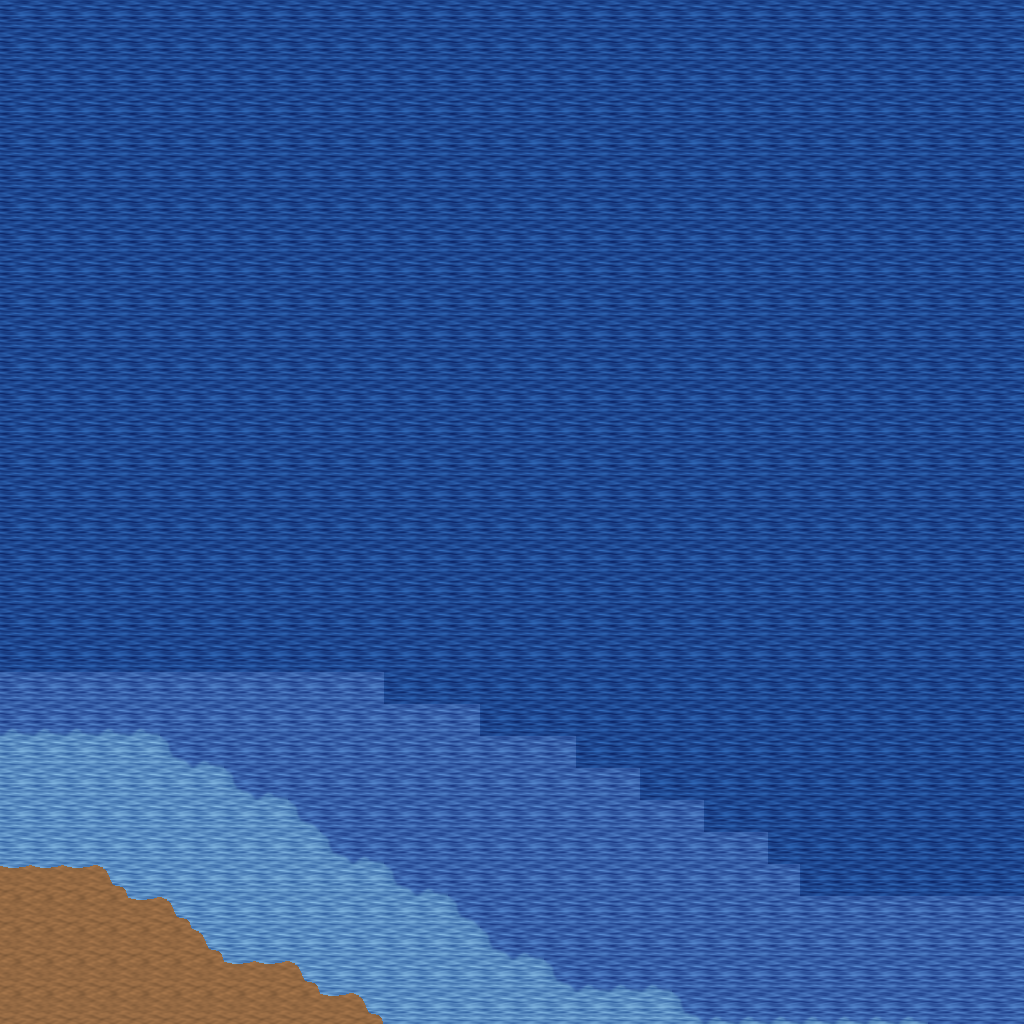

A level layout from a 2D game, rendered from its tile map. Below: a short description, then the map file with tile-grid data replaced by summaries:
An orthogonal 32x32 tile map with 32x32 px tiles, 5 tile layers (Ground, Objects, Objects2, Above, ...), 1 hidden layer not drawn, 35 tilesets.

<map version="1.10" tiledversion="1.11.0" orientation="orthogonal" renderorder="right-down" width="32" height="32" tilewidth="32" tileheight="32" infinite="0" nextlayerid="11" nextobjectid="1">
 <tileset firstgid="1" name="ground_ground" tilewidth="32" tileheight="32" tilecount="33" columns="3">
  <image source="../drawable/ground_ground.png" width="96" height="352" />
 </tileset>
 <tileset firstgid="34" name="ground_water_pool" tilewidth="32" tileheight="32" tilecount="72" columns="3">
  <image source="../drawable/ground_water_pool.png" width="96" height="768" />
 </tileset>
 <tileset firstgid="106" name="ground_water_pool_corners" tilewidth="32" tileheight="32" tilecount="72" columns="3">
  <image source="../drawable/ground_water_pool_corners.png" width="96" height="768" />
 </tileset>
 <tileset firstgid="178" name="ground_grass_edges" tilewidth="32" tileheight="32" tilecount="36" columns="12">
  <image source="../drawable/ground_grass_edges.png" width="384" height="96" />
 </tileset>
 <tileset firstgid="214" name="ground_grass_corners" tilewidth="32" tileheight="32" tilecount="24" columns="6">
  <image source="../drawable/ground_grass_corners.png" width="192" height="128" />
 </tileset>
 <tileset firstgid="238" name="plant_tree_palm_tree" tilewidth="32" tileheight="32" tilecount="6" columns="2">
  <image source="../drawable/plant_tree_palm_tree.png" width="64" height="96" />
 </tileset>
 <tileset firstgid="244" name="logic_creature_animal" tilewidth="32" tileheight="32" tilecount="32" columns="8">
  <image source="../drawable/logic_creature_animal.png" width="256" height="128" />
 </tileset>
 <tileset firstgid="276" name="logic_collision" tilewidth="32" tileheight="32" tilecount="1" columns="1">
  <image source="../drawable/logic_collision.png" width="32" height="32" />
 </tileset>
 <tileset firstgid="277" name="ground_ridge_earth_pale" tilewidth="32" tileheight="32" tilecount="96" columns="12">
  <image source="../drawable/ground_ridge_earth_pale.png" width="384" height="256" />
 </tileset>
 <tileset firstgid="373" name="object_tent" tilewidth="32" tileheight="32" tilecount="9" columns="3">
  <image source="../drawable/object_tent.png" width="96" height="96" />
 </tileset>
 <tileset firstgid="382" name="furniture_light_iron_lamp" tilewidth="32" tileheight="32" tilecount="3" columns="1">
  <image source="../drawable/furniture_light_iron_lamp.png" width="32" height="96" />
 </tileset>
 <tileset firstgid="385" name="furniture_light_flames" tilewidth="32" tileheight="32" tilecount="6" columns="6">
  <image source="../drawable/furniture_light_flames.png" width="192" height="32" />
 </tileset>
 <tileset firstgid="391" name="furniture_table_long_front_on_pale" tilewidth="32" tileheight="32" tilecount="3" columns="1">
  <image source="../drawable/furniture_table_long_front_on_pale.png" width="32" height="96" />
 </tileset>
 <tileset firstgid="394" name="furniture_chair_wooden_pale" tilewidth="32" tileheight="32" tilecount="4" columns="2">
  <image source="../drawable/furniture_chair_wooden_pale.png" width="64" height="64" />
 </tileset>
 <tileset firstgid="398" name="item_food_meals_1" tilewidth="32" tileheight="32" tilecount="2" columns="2">
  <image source="../drawable/item_food_meals_1.png" width="64" height="32" />
 </tileset>
 <tileset firstgid="400" name="item_drink_red_wine" tilewidth="32" tileheight="32" tilecount="4" columns="2">
  <image source="../drawable/item_drink_red_wine.png" width="64" height="64" />
 </tileset>
 <tileset firstgid="404" name="item_fishrods" tilewidth="32" tileheight="32" tilecount="12" columns="4">
  <image source="../drawable/item_fishrods.png" width="128" height="96" />
 </tileset>
 <tileset firstgid="416" name="building_wall_wood" tilewidth="32" tileheight="32" tilecount="16" columns="4">
  <image source="../drawable/building_wall_wood.png" width="128" height="128" />
 </tileset>
 <tileset firstgid="432" name="building_door_door_e" tilewidth="32" tileheight="32" tilecount="6" columns="2">
  <image source="../drawable/building_door_door_e.png" width="64" height="96" />
 </tileset>
 <tileset firstgid="438" name="building_door_door_w" tilewidth="32" tileheight="32" tilecount="6" columns="2">
  <image source="../drawable/building_door_door_w.png" width="64" height="96" />
 </tileset>
 <tileset firstgid="444" name="item_pot_barrel_tall" tilewidth="32" tileheight="32" tilecount="2" columns="1">
  <image source="../drawable/item_pot_barrel_tall.png" width="32" height="64" />
 </tileset>
 <tileset firstgid="446" name="building_fence_fence_chunky" tilewidth="32" tileheight="32" tilecount="21" columns="3">
  <image source="../drawable/building_fence_fence_chunky.png" width="96" height="224" />
 </tileset>
 <tileset firstgid="467" name="plant_bush_blue_green" tilewidth="32" tileheight="32" tilecount="1" columns="1">
  <image source="../drawable/plant_bush_blue_green.png" width="32" height="32" />
 </tileset>
 <tileset firstgid="468" name="logic_item_sheepfood" tilewidth="32" tileheight="32" tilecount="1" columns="1">
  <image source="../drawable/logic_item_sheepfood.png" width="32" height="32" />
 </tileset>
 <tileset firstgid="469" name="logic_creature_sheep" tilewidth="32" tileheight="32" tilecount="1" columns="1">
  <image source="../drawable/logic_creature_sheep.png" width="32" height="32" />
 </tileset>
 <tileset firstgid="470" name="logic_creature_amazon" tilewidth="32" tileheight="32" tilecount="16" columns="8">
  <image source="../drawable/logic_creature_amazon.png" width="256" height="64" />
 </tileset>
 <tileset firstgid="486" name="logic_item_fruits" tilewidth="32" tileheight="32" tilecount="16" columns="8">
  <image source="../drawable/logic_item_fruits.png" width="256" height="64" />
 </tileset>
 <tileset firstgid="502" name="plant_pineapple_plant" tilewidth="32" tileheight="32" tilecount="6" columns="2">
  <image source="../drawable/plant_pineapple_plant.png" width="64" height="96" />
 </tileset>
 <tileset firstgid="508" name="logic_portal" tilewidth="32" tileheight="32" tilecount="24" columns="8">
  <image source="../drawable/logic_portal.png" width="256" height="96" />
 </tileset>
 <tileset firstgid="532" name="ground_grass_2" tilewidth="32" tileheight="32" tilecount="21" columns="3">
  <image source="../drawable/ground_grass_2.png" width="96" height="224" />
 </tileset>
 <tileset firstgid="553" name="light_dim_yellow_light_7x5" tilewidth="32" tileheight="32" tilecount="35" columns="7">
  <image source="../drawable/light_dim_yellow_light_7x5.png" width="224" height="160" />
 </tileset>
 <tileset firstgid="588" name="light_yellow_light_5x5" tilewidth="32" tileheight="32" tilecount="25" columns="5">
  <image source="../drawable/light_yellow_light_5x5.png" width="160" height="160" />
 </tileset>
 <tileset firstgid="613" name="building_huts" tilewidth="32" tileheight="32" tilecount="338" columns="26">
  <image source="../drawable/building_huts.png" width="832" height="416" />
 </tileset>
 <tileset firstgid="951" name="logic_creature_spider" tilewidth="32" tileheight="32" tilecount="3" columns="3">
  <image source="../drawable/logic_creature_spider.png" width="96" height="32" />
 </tileset>
 <tileset firstgid="954" name="logic_creature_reptile" tilewidth="32" tileheight="32" tilecount="7" columns="7">
  <image source="../drawable/logic_creature_reptile.png" width="224" height="32" />
 </tileset>
 <layer id="1" name="Ground" width="32" height="32">
  <data>[1024 cells, 1024 non-empty, 6 distinct tile ids]</data>
 </layer>
 <layer id="2" name="Objects" width="32" height="32">
  <data>[1024 cells, 12 non-empty, 2 distinct tile ids]</data>
 </layer>
 <layer id="3" name="Objects2" width="32" height="32">
  <data>[1024 cells, 0 non-empty, 0 distinct tile ids]</data>
 </layer>
 <layer id="4" name="Above" width="32" height="32">
  <data>[1024 cells, 0 non-empty, 0 distinct tile ids]</data>
 </layer>
 <layer id="5" name="Above2" width="32" height="32">
  <data>[1024 cells, 0 non-empty, 0 distinct tile ids]</data>
 </layer>
 <layer id="6" name="Walkable" width="32" height="32" visible="0">
  <data>[1024 cells, 914 non-empty, 1 distinct tile ids]</data>
 </layer>
 <objectgroup id="7" name="Mapevents" />
 <objectgroup id="8" name="Spawn" />
 <objectgroup id="9" name="Keys" />
 <objectgroup id="10" name="Replace" />
</map>
